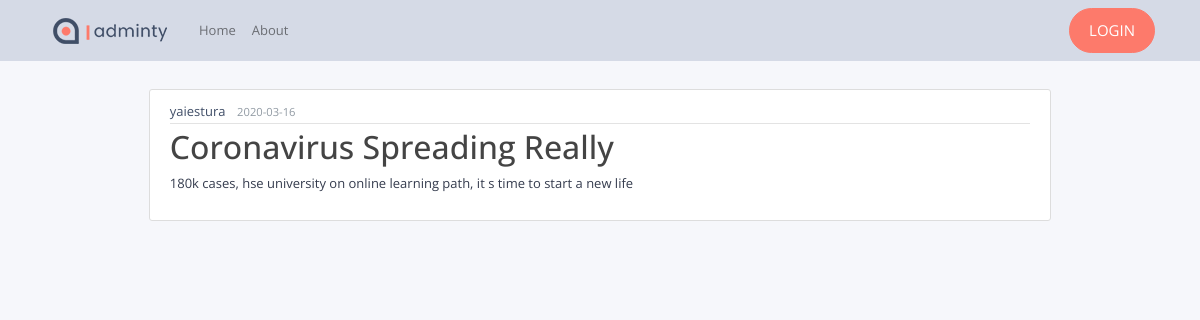
/post/1, run on the app's committed database.
### app/models.py (models this page shows, shortened)
class User(db.Model, UserMixin):
    __tablename__ = 'user'
    id = db.Column(db.Integer, primary_key=True)
    username = db.Column(db.String(20), unique=True, nullable=False)
    email = db.Column(db.String(120), unique=True, nullable=False)
    image_file = db.Column(db.String(20), nullable=False, default='static/images/social/profile.jpg')
    password = db.Column(db.String(60), nullable=True)
    member_since = db.Column(db.DateTime(), default=datetime.utcnow)
    posts = db.relationship('Post', backref='user', lazy=True)

class Post(db.Model):
    __tablename__ = 'post'
    id = db.Column(db.Integer, primary_key=True)
    title = db.Column(db.String(100), nullable=False)
    date_posted = db.Column(db.DateTime, nullable=False, default=datetime.utcnow)
    content = db.Column(db.Text, nullable=False)
    user_id = db.Column(db.Integer, db.ForeignKey('user.id'), nullable=False)

### app/views/posts/routes.py (the view)
@posts.route("/post/<int:post_id>")
def post(post_id):
    post = Post.query.get_or_404(post_id)
    return render_template('posts/post.html', title=post.title, post=post)

### app/templates/posts/post.html (shortened to what this page needs)
{% extends "posts/layout.html" %}
{% block content %}
  <article class="media content-section">
    <div class="media-body">
      <div class="article-metadata">
        <div class="row">
          <div class="col-lg-9">
            <a class="mr-2" href="{{ url_for('posts.user_posts', username=post.user.username) }}">{{ post.user.username }}</a>
            <small class="text-muted">{{ post.date_posted.strftime('%Y-%m-%d') }}</small>
          </div>
          <div class="col-lg-3 row justify-content-end">
          </div>
        </div>
      </div>
      <h2 class="article-title">{{ post.title }}</h2>
      <p class="article-content">{{ post.content }}</p>
    </div>
  </article>
{% endblock content %}

### data on the page
User: user.username "yaiestura"
Post: date_posted "2020-03-16", title "Coronavirus Spreading Really", content "180k cases, hse university on online learning path, it s time to start a new life"
